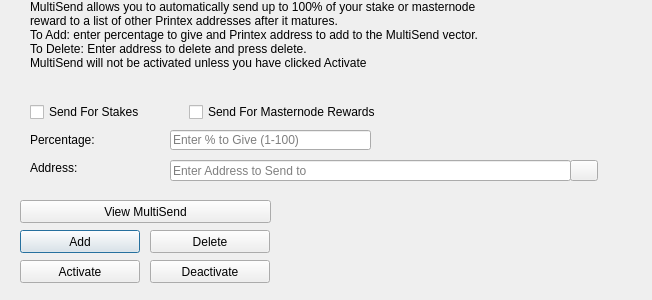
<?xml version="1.0" encoding="UTF-8"?>
<ui version="4.0">
 <class>MultiSendDialog</class>
 <widget class="QDialog" name="MultiSendDialog">
  <property name="windowModality">
   <enum>Qt::NonModal</enum>
  </property>
  <property name="geometry">
   <rect>
    <x>0</x>
    <y>0</y>
    <width>652</width>
    <height>300</height>
   </rect>
  </property>
  <property name="windowTitle">
   <string>MultiSend</string>
  </property>
  <widget class="QLineEdit" name="multiSendPercentEdit">
   <property name="geometry">
    <rect>
     <x>170</x>
     <y>130</y>
     <width>201</width>
     <height>20</height>
    </rect>
   </property>
   <property name="toolTip">
    <string>Enter whole numbers 1 - 100</string>
   </property>
   <property name="placeholderText">
    <string>Enter % to Give (1-100)</string>
   </property>
  </widget>
  <widget class="QLineEdit" name="multiSendAddressEdit">
   <property name="geometry">
    <rect>
     <x>170</x>
     <y>160</y>
     <width>401</width>
     <height>21</height>
    </rect>
   </property>
   <property name="toolTip">
    <string/>
   </property>
   <property name="placeholderText">
    <string>Enter Address to Send to</string>
   </property>
  </widget>
  <widget class="QLabel" name="label_2">
   <property name="geometry">
    <rect>
     <x>30</x>
     <y>0</y>
     <width>451</width>
     <height>121</height>
    </rect>
   </property>
   <property name="lineWidth">
    <number>1</number>
   </property>
   <property name="text">
    <string>MultiSend allows you to automatically send up to 100% of your stake or masternode reward to a list of other Printex addresses after it matures.
To Add: enter percentage to give and Printex address to add to the MultiSend vector.
To Delete: Enter address to delete and press delete.
MultiSend will not be activated unless you have clicked Activate</string>
   </property>
   <property name="alignment">
    <set>Qt::AlignLeading|Qt::AlignLeft|Qt::AlignTop</set>
   </property>
   <property name="wordWrap">
    <bool>true</bool>
   </property>
  </widget>
  <widget class="QLabel" name="message">
   <property name="geometry">
    <rect>
     <x>290</x>
     <y>200</y>
     <width>351</width>
     <height>91</height>
    </rect>
   </property>
   <property name="text">
    <string/>
   </property>
  </widget>
  <widget class="QPushButton" name="addButton">
   <property name="geometry">
    <rect>
     <x>20</x>
     <y>230</y>
     <width>120</width>
     <height>23</height>
    </rect>
   </property>
   <property name="toolTip">
    <string/>
   </property>
   <property name="statusTip">
    <string>Add to MultiSend Vector</string>
   </property>
   <property name="text">
    <string>Add</string>
   </property>
  </widget>
  <widget class="QPushButton" name="disableButton">
   <property name="geometry">
    <rect>
     <x>150</x>
     <y>260</y>
     <width>120</width>
     <height>23</height>
    </rect>
   </property>
   <property name="statusTip">
    <string>Deactivate MultiSend</string>
   </property>
   <property name="text">
    <string>Deactivate</string>
   </property>
  </widget>
  <widget class="QPushButton" name="addressBookButton">
   <property name="geometry">
    <rect>
     <x>570</x>
     <y>160</y>
     <width>28</width>
     <height>21</height>
    </rect>
   </property>
   <property name="toolTip">
    <string>Choose an address from the address book</string>
   </property>
   <property name="text">
    <string/>
   </property>
   <property name="icon">
    <iconset resource="../printex.qrc">
     <normaloff>:/icons/address-book</normaloff>:/icons/address-book</iconset>
   </property>
   <property name="shortcut">
    <string>Alt+A</string>
   </property>
   <property name="autoDefault">
    <bool>false</bool>
   </property>
  </widget>
  <widget class="QLabel" name="label">
   <property name="geometry">
    <rect>
     <x>30</x>
     <y>130</y>
     <width>121</width>
     <height>20</height>
    </rect>
   </property>
   <property name="toolTip">
    <string>Percentage of stake to send</string>
   </property>
   <property name="text">
    <string>Percentage:</string>
   </property>
  </widget>
  <widget class="QLabel" name="label_5">
   <property name="geometry">
    <rect>
     <x>30</x>
     <y>160</y>
     <width>111</width>
     <height>16</height>
    </rect>
   </property>
   <property name="toolTip">
    <string>Address to send portion of stake to</string>
   </property>
   <property name="text">
    <string>Address:</string>
   </property>
  </widget>
  <widget class="QPushButton" name="deleteButton">
   <property name="geometry">
    <rect>
     <x>150</x>
     <y>230</y>
     <width>120</width>
     <height>23</height>
    </rect>
   </property>
   <property name="toolTip">
    <string/>
   </property>
   <property name="statusTip">
    <string>Delete Address From MultiSend Vector</string>
   </property>
   <property name="text">
    <string>Delete</string>
   </property>
  </widget>
  <widget class="QPushButton" name="activateButton">
   <property name="geometry">
    <rect>
     <x>20</x>
     <y>260</y>
     <width>120</width>
     <height>23</height>
    </rect>
   </property>
   <property name="statusTip">
    <string>Activate MultiSend</string>
   </property>
   <property name="text">
    <string>Activate</string>
   </property>
  </widget>
  <widget class="QPushButton" name="viewButton">
   <property name="geometry">
    <rect>
     <x>20</x>
     <y>200</y>
     <width>251</width>
     <height>23</height>
    </rect>
   </property>
   <property name="toolTip">
    <string/>
   </property>
   <property name="statusTip">
    <string>View MultiSend Vector</string>
   </property>
   <property name="text">
    <string>View MultiSend</string>
   </property>
  </widget>
  <widget class="QWidget" name="horizontalLayoutWidget">
   <property name="geometry">
    <rect>
     <x>30</x>
     <y>100</y>
     <width>351</width>
     <height>24</height>
    </rect>
   </property>
   <layout class="QHBoxLayout" name="horizontalLayout">
    <item>
     <widget class="QCheckBox" name="multiSendStakeCheckBox">
      <property name="text">
       <string>Send For Stakes</string>
      </property>
     </widget>
    </item>
    <item>
     <widget class="QCheckBox" name="multiSendMasternodeCheckBox">
      <property name="text">
       <string>Send For Masternode Rewards</string>
      </property>
     </widget>
    </item>
   </layout>
  </widget>
 </widget>
 <resources>
  <include location="../printex.qrc"/>
 </resources>
 <connections/>
</ui>
